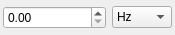
<?xml version="1.0" encoding="UTF-8"?>
<ui version="4.0">
 <class>FrequencyEntry</class>
 <widget class="QWidget" name="FrequencyEntry">
  <property name="geometry">
   <rect>
    <x>0</x>
    <y>0</y>
    <width>175</width>
    <height>35</height>
   </rect>
  </property>
  <property name="minimumSize">
   <size>
    <width>175</width>
    <height>35</height>
   </size>
  </property>
  <property name="maximumSize">
   <size>
    <width>175</width>
    <height>35</height>
   </size>
  </property>
  <layout class="QHBoxLayout" name="horizontalLayout">
   <property name="leftMargin">
    <number>3</number>
   </property>
   <property name="topMargin">
    <number>3</number>
   </property>
   <property name="rightMargin">
    <number>3</number>
   </property>
   <property name="bottomMargin">
    <number>3</number>
   </property>
   <item>
    <widget class="QDoubleSpinBox" name="frequencyInput"/>
   </item>
   <item>
    <widget class="QComboBox" name="magnitudeInput">
     <property name="maximumSize">
      <size>
       <width>60</width>
       <height>16777215</height>
      </size>
     </property>
     <item>
      <property name="text">
       <string notr="true">Hz</string>
      </property>
     </item>
     <item>
      <property name="text">
       <string notr="true">kHz</string>
      </property>
     </item>
     <item>
      <property name="text">
       <string notr="true">MHz</string>
      </property>
     </item>
     <item>
      <property name="text">
       <string notr="true">GHz</string>
      </property>
     </item>
    </widget>
   </item>
  </layout>
 </widget>
 <resources/>
 <connections/>
</ui>
